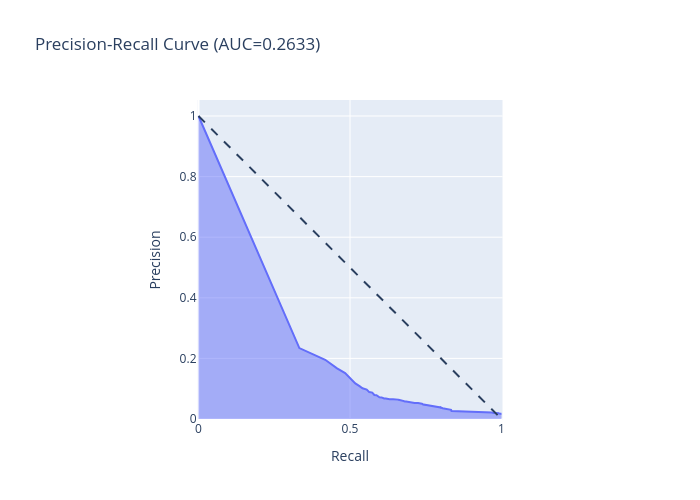

The notebook cell this image was saved under:
### Code cell
#ploting interactive plot
fig = px.area(
    x=recall, y=precision,
    title=f'Precision-Recall Curve (AUC={auc(recall, precision):.4f})',
    labels=dict(x='Recall', y='Precision'),
    width=700, height=500
)
fig.add_shape(
    type='line', line=dict(dash='dash'),
    x0=0, x1=1, y0=1, y1=0
)
fig.update_yaxes(scaleanchor="x", scaleratio=1)
fig.update_xaxes(constrain='domain')

fig.show()

### Figure 1 — Plotly figure (JSON) as saved in the notebook; plotly's stock layout.template omitted (floating-point values rounded to 4 significant figures; data arrays with more than 128 entries replaced by an {"elided": "..."} marker saying what was removed)
{"data": [{"fillpattern": {"shape": ""}, "hovertemplate": "Recall=%{x}<br>Precision=%{y}<extra></extra>", "legendgroup": "", "line": {"color": "#636efa"}, "marker": {"symbol": "circle"}, "mode": "lines", "name": "", "orientation": "v", "showlegend": false, "stackgroup": "1", "type": "scatter", "x": {"elided": "601 float values"}, "xaxis": "x", "y": {"elided": "601 float values"}, "yaxis": "y"}], "layout": {"height": 500, "legend": {"tracegroupgap": 0}, "shapes": [{"line": {"dash": "dash"}, "type": "line", "x0": 0, "x1": 1, "y0": 1, "y1": 0}], "title": {"text": "Precision-Recall Curve (AUC=0.2633)"}, "width": 700, "xaxis": {"anchor": "y", "constrain": "domain", "domain": [0, 1], "title": {"text": "Recall"}}, "yaxis": {"anchor": "x", "domain": [0, 1], "scaleanchor": "x", "scaleratio": 1, "title": {"text": "Precision"}}}}
